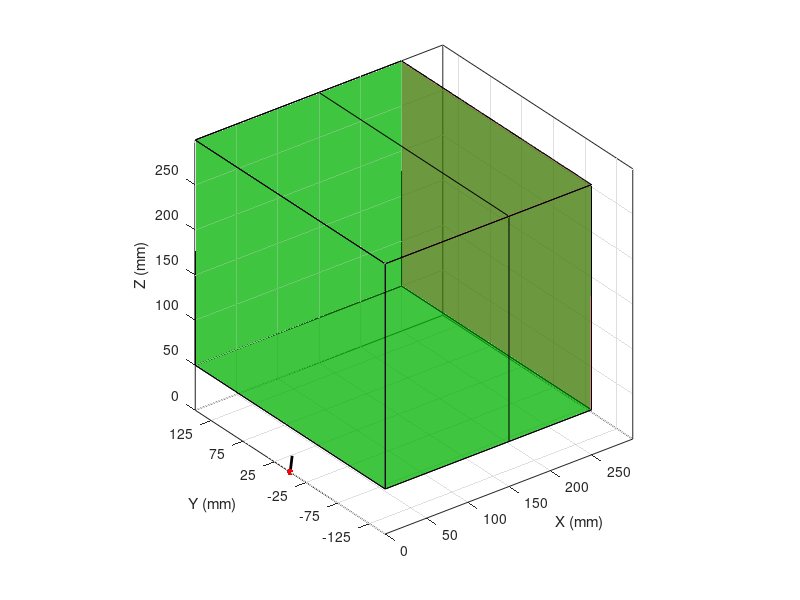

Write MATLAB code to recreate this figure. (Note: this script raises an error after producing the figure.)
%% virtual_environment_team239
%
% This script is the starter code for Part 2 of Project 2, where you
% build an interactive virtual environment that can be touched using
% the Phantom.
%
% Written by Katherine J. Kuchenbecker for MEAM 520 at the University
% of Pennsylvania.


%% Clean up

clear
close all
clc


%% Set hardware mode, duration, and warnings

% Set whether to use the actual PHANToM hardware.  If this variable is
% set to false, the software will simulate the presence of a user by
% reading a pre-recorded trajectory.  You should use this mode to
% debug your code before running anything on the PHANToM computer.
% Once you are on the PHANToM/PUMA computer in Towne B2, you may set
% this variable to true.  Be sure to run your code with the emergency
% stop down to prevent the application of forces to make sure
% everything works correctly on the real robot.  Make sure to hold
% onto the PHANToM tightly and keep a hand on the emergency stop.
hardware = false;

% Set how many times we want our servo loop to run.  Each cycle takes
% about two milliseconds on the computer in Towne B2.
nCycles = 5000;

% If not using the hardware, turn off warnings triggered when you
% command joint torques above the limits.
if (~hardware)
    warning('off','PHANToM:JointTorque')
else
    warning('on','PHANToM:JointTorque')
end


%% Define global variables for keyboard control

global keyacctime amag adur

% A matrix that holds the list of currently active pulses applied by
% the keyboard.  Each time the user presses a key, an additional pulse
% is added to the right side of this 5 x n matrix.  The first three
% rows are acceleration in x, y, and z directions.  The fourth row is
% the time when the pulse starts, and the last row is the time when
% the pulse ends.  The minimum number of columns is one, with a zero
% acceleration pulse that is always active.
keyacctime = [0 0 0 0 inf]'; % mm/s^2, mm/s^2, mm/s^2, s, s

% Set the magnitude of the acceleration pulse caused by a key press.
amag = 10; % mm/s^2

% Set the duration of the acceleration pulse caused by a key press.
adur = 0.25; % s


%% Define the virtual environment


% Set the stiffness of the virtual walls in newtons per millimeter.
k = 0.5; % Keep this value positive and smaller than 0.5
% Surface friction
c = 0.02;
% Surface roughness wave number (texture)
kk=1;
% Siltering weight parameter
w=0.15;
% Viscous damping for the finger tip motion
mu=0.005;
% Viscous damping for the ball 
alpha=0.99;

% Initialization
hx=50;
hy=0;
hz=0;
Vxball=0;
Vyball=10;
Vzball=0;
% toc=cputime;

% The vertical position of the floor in millimeters.
floorPositionZ = 50;

% Set the color of the floor.
floorColor = [0 .7 0]; % green

% Set the alpha (transparency) of the floor.
floorAlpha = 0.5;

% The horizontal position of the wall in millimeters.
wallPositionX = 50;
wallPositionY = 50;

% Set the color of the wall.
wallColor = [0 .7 0]; % green

% Set the alpha (transparency) of the wall.
wallAlpha = 0.5;

% The location of the center of the ball, relative to the origin of
% the Phantom's coordinate frame.  X is positive toward the user, Y is
% positive to the right, and Z is positive up. All dimensions are in
% millimeters.
ballCenterX = 200;
ballCenterY = 0;
ballCenterZ = 175;

% Set the color of the ball.
ballColor = [.5 0 .5];

% Set the radius of the ball in millimeters.
ballRadius = 20;

% Set the alpha (transparency) of the ball.
ballAlpha = 0.5;

% PUT MORE VARIABLES HERE

% Set the scale of the force vector in millimeters per newton.
fScale = 40;


%% Set up the figure for graphing

% Open figure 1 and clear it, keeping the handle.
f = figure(1);
clf

%Plot a black dot that always stays in the code
hBoundaryDot = plot3(0, 0, 0,'k.','markersize',15);
hold on

% Plot a small red dot to represent the position of the PHANToM.  For
% now, we just put it at the origin.  We keep the handle to this plot
% (hPhantomDot) so that we can move the dot later.
hPhantomDot = plot3(0, 0, 0,'r.','markersize',15);

% Call tic to latch the time.
tic

% If we are not using hardware, set the key press function to enable
% keyboard control of the virtual Phantom.
if (~hardware)
    set(f,'keypressfcn',@setAccTime)
end

% Turn hold on to let us put more things on the graph.
hold on

% Plot a thick black line to represent the force vector.  For now, we
% just have it go from the origin to [10 10 10]; later we will set it
% to be a scaled version of the commanded force vector.  We keep the
% handle to this plot (hForceLine) so we can move the line later.
hForceLine = plot3([0 10], [0 10], [0 10],'k-','linewidth',2);

% Set the axis limits, the viewing direction, and other properties of
% the view.
axis equal vis3d
axlimit = 250;
axstep = 50;
axis(300 * [0 1 -.5 .5 0 1])
set(gca,'Xtick',0:axstep:axlimit,'ytick',-(.5*axlimit):axstep:(.5*axlimit), ...
    'ztick',0:axstep:axlimit)
view(100,16)
box on
grid on

% Label the axes.
xlabel('X (mm)')
ylabel('Y (mm)')
zlabel('Z (mm)')


%% Draw the graphics

% Plot the floor.
hfloor = fill3(axlimit*[0 0 1 1], 300*[-.5 .5 .5 -.5], ...
    floorPositionZ*[1 1 1 1], floorColor);
set(hfloor,'facealpha', floorAlpha)

% Plot the walls.
hwall1 = fill3([250,250,250,250],[-150,-150,150,150],[50,300,300,50], [0.7 0 0]);
set(hwall1,'facealpha', floorAlpha)

hwall2 = fill3([250,250,0,0],[150,150,150,150],[50,300,300,50], floorColor);
set(hwall2,'facealpha', floorAlpha)

hwall3 = fill3([250,250,0,0],[-150,-150,-150,-150],[50,300,300,50], floorColor);
set(hwall3,'facealpha', floorAlpha)

hwall4 = fill3([0,0,0,0],[-150,-150,150,150],[50,300,300,50], floorColor);
set(hwall4,'facealpha', floorAlpha)

hceiling = fill3(axlimit*[0 0 1 1], 300*[-.5 .5 .5 -.5], ...
    floorPositionZ*[1 1 1 1]+250*[1,1,1,1], floorColor);
set(hceiling,'facealpha', floorAlpha)

hplayerlimit = fill3([150,150,150,150],[-150,-150,150,150],[50,300,300,50], [0.847 0 0.8392]);
set(hplayerlimit,'facealpha', floorAlpha)

% Get the coordinates of the points on a unit sphere with resolution
% 20.
[xsphere, ysphere, zsphere] = sphere(20);

% Plot the ball as a surface at its center location, with its radius.
hBall = surf(ballRadius*xsphere+ballCenterX, ballRadius*ysphere+ballCenterY, ballRadius*zsphere+ballCenterZ);

% Set the transparency of the ball's faces and edges.
set(hBall,'facealpha',ballAlpha,'edgeAlpha',ballAlpha,'facecolor',ballColor)

%Button

[ybutton, zbutton, xbutton]=cylinder(10);

hButton = surf(-5*xbutton+250, ybutton+0, zbutton+175);

set(hButton,'facealpha',ballAlpha,'edgeAlpha',ballAlpha,'facecolor',[1 0 0])


% Turn hold off to stop allowing more graphing.
hold off


%% Do final preparations

% Start the Phantom, passing in hardware (true or false).
phantomStart(hardware)

% Initialize a vector to hold the time stamp for each cycle.
t = zeros(nCycles,1);

% Initialize vectors to store tip position and force output for each
% cycle.
hx_history = zeros(nCycles,1);
hy_history = zeros(nCycles,1);
hz_history = zeros(nCycles,1);
Fx_history = zeros(nCycles,1);
Fy_history = zeros(nCycles,1);
Fz_history = zeros(nCycles,1);

% Initialize a variable to hold the last time the graphics update was
% run.
lastGraphicsTime = 0;

%% Run the servo loopteam239/virtual_environment/phantomJointTorques.p>phantomJointTorques at 49
for i = 1:nCycles
    % Measure the time and store it in our vector of time stamps.  
    % The units are seconds.
%     toc=cputime;
    t(i) = toc;
    if i~=1
        deltat=t(i)-t(i-1);
    else
        deltat=0;
    end
    % Get the Phantom's joint angles in radians.
    theta123 = phantomJointAngles;

    % Use these joint angles to calculate the Phantom's tip position
    % in millimeters.
    pos = phantomTipPosition(theta123);
    deltax=pos(1)-hx;
    deltay=pos(1)-hy;
    deltaz=pos(1)-hz;
    
    % Split out the x, y, and z components of the tip position.
    hx = pos(1);
    hy = pos(2);
    hz = pos(3);
    
    %initally set them equal
    hx_bound = hx;
    hy_bound = hy;
    hz_bound = hz;
    
    %%% PHANTOM VELOCITY %%%%
    if i==1
        vx=0;
        vy=0;
        vz=0;
    else if i==2
        vx=deltax/deltat;
        vy=deltax/deltat;
        vz=deltax/deltat;
        end
    end
    vx=w*deltax/deltat+(1-w)*vx;
    vy=w*deltax/deltat+(1-w)*vy;
    vz=w*deltax/deltat+(1-w)*vz;
    
    %%%PHANTOM FORCES%%%%
    
    % Re-set force components to zero
    Fx = 0;
    Fy = 0;
    Fz = 0;
     
    % Wall, floor and ceiling repulsion
    if hz<50
        Fz=k*(50-hz);
        Fx=-c*abs(Fz)*vx*(1+0.01*sin(kk*hx)*sin(kk*hy));
        Fy=-c*abs(Fz)*vy*(1+0.01*sin(kk*hx)*sin(kk*hy));
        hz_bound = 50;
    end
    if hz>300
        Fz=k*(300-hz);
        Fx=-c*abs(Fz)*vx*(1+0.01*sin(kk*hx)*sin(kk*hy));
        Fy=-c*abs(Fz)*vy*(1+0.01*sin(kk*hx)*sin(kk*hy));
        hz_bound = 300;
    end
    if hx>250
        Fx=k*(300-hx);
        Fy=-c*abs(Fx)*vy*(1+0.01*sin(kk*hz)*sin(kk*hy));
        Fz=-c*abs(Fx)*vz*(1+0.01*sin(kk*hz)*sin(kk*hy));
        hx_bound = 250;
    end
    if hx<0
        Fx=k*(0-hx);
        Fy=-c*abs(Fx)*vy*(1+0.01*sin(kk*hz)*sin(kk*hy));
        Fz=-c*abs(Fx)*vz*(1+0.01*sin(kk*hz)*sin(kk*hy));
        hx_bound = 0;
    end
    if hy>150
        Fy=k*(150-hy);
        Fx=-c*abs(Fy)*vx*(1+0.01*sin(kk*hx)*sin(kk*hz));
        Fz=-c*abs(Fy)*vz*(1+0.01*sin(kk*hx)*sin(kk*hz));
        hy_bound = 150;
    end
    if hy<-150
        Fy=k*(-150-hy);
        Fx=-c*abs(Fy)*vx*(1+0.01*sin(kk*hx)*sin(kk*hz));
        Fz=-c*abs(Fy)*vz*(1+0.01*sin(kk*hx)*sin(kk*hz));
        hy_bound = -150;
    end
    
    % Ball repulsion
    if norm([hx-ballCenterX;hy-ballCenterY;hz-ballCenterZ])<=ballRadius
        Fx=Fx+k*(hx-ballCenterX);
        Fy=Fy+k*(hy-ballCenterY);
        Fz=Fz+k*(hz-ballCenterZ);
    end
    
    % Viscous force
    if (hx>150 && hx<250)
        Fx=Fx-mu*vx;
        Fy=Fy-mu*vy;
        Fz=Fz-mu*vz;
    end
    
    %%button physics  
     if (hx>245 && norm([hy-0;hz-175])<5)
        if hx<=250 
            Fx=-0.2*(hx-245);
        else if hx<253
           
            Fx=0;
            else
                Fx=-5;
            end
        end
     end
    
     %%point attractive force
     
     %point located on button at (250,0,175)
     
     ball_dist = norm([(ballCenterX-250);(ballCenterY-0);(ballCenterZ-175)]);
     
     tip_dist = norm([(hx-250);(hy-0);(hz-175)]);
     
     %checking if attractive force is on and if tip is in range of force
     if (button==1 && tip_dist<100)
            Fattract_x = g*(hx-250)/tip_dist;
            Fattract_y = g*(hy-0)/tip_dist;
            Fattract_z = g*(hz-175)/tip_dist;
         else
            Fattract_x=0;
            Fattract_y=0;
            Fattract_z=0;
     end
     
     %checking if attractive force is on and if ball is in range of force
     if (button==1 && ball_dist<100)
         Battract_x = g*(ballCenterX-250)/ball_dist;
         Battract_y = g*(ballCenterY-0)/ball_dist;
         Battract_z = g*(ballCenterZ-175)/ball_dist;
     else
         Battract_x=0;
         Battract_y=0;
         Battract_z=0;
     end
     
     %attraction on end-effector
     Fx = Fx+Fattract_x;
     Fy = Fy+Fattract_y;
     Fz = Fz+Fattract_z;
     
     %attraction on ball
     Vxball = vxball+Battract_x*deltat;
     Vyball = Vyball+Battract_y*deltat;
     Vzball = Vzball+Battract_z*deltat;
     
     
    %%% Ball MOVEMENT %%
    % Collision with the ball
    if ballCenterZ+ballRadius>300
        Vzball=-abs(Vzball);
    end
    if ballCenterZ-ballRadius<50
        Vzball=abs(Vzball);
    end
    if ballCenterX+ballRadius>250
        Vxball=-abs(Vxball);
    end
    if ballCenterX-ballRadius<0
        Vxball=abs(Vxball);
    end
    if ballCenterY+ballRadius>150
        Vyball=-abs(Vyball);
    end
    if ballCenterY-ballRadius<-150
        Vyball=abs(Vyball);
    end
    % Collision with the finger tip
    if norm([hx-ballCenterX;hy-ballCenterY;hz-ballCenterZ])<ballRadius
        Vxball=vx+Vxball-2*Vxball*(hx-ballCenterX)/norm([hx-ballCenterX;hy-ballCenterY;hz-ballCenterZ]);
        Vyball=vy+Vyball-2*Vyball*(hy-ballCenterY)/norm([hx-ballCenterX;hy-ballCenterY;hz-ballCenterZ]);
        Vzball=vz+Vzball-2*Vzball*(hz-ballCenterZ)/norm([hx-ballCenterX;hy-ballCenterY;hz-ballCenterZ]);
    end
    Vxball=min(max(Vxball,-1000),1000);
    Vyball=min(max(Vyball,-1000),1000);
    Vzball=min(max(Vzball,-1000),1000);
    
    % Viscous damping for the ball
    if hx <150
        Vxball=alpha*Vxball;
        Vyball=alpha*Vyball;
        Vzball=alpha*Vzball;
    end

    % Position update
    ballCenterX=ballCenterX+Vxball*deltat;
    ballCenterY=ballCenterY+Vyball*deltat;
    ballCenterZ=ballCenterZ+Vzball*deltat;

    % Command the calculated tip force, also providing the joint
    % angles.
    phantomTipForce(Fx, Fy, Fz, theta123);
        
    % Store this cycle's values in the history vectors.
    hx_history(i) = hx;
    hy_history(i) = hy;
    hz_history(i) = hz;
    Fx_history(i) = Fx;
    Fy_history(i) = Fy;
    Fz_history(i) = Fz;
   
    % Check how much time has elapsed since we last updated the
    % graphics.
    if (t(i) - lastGraphicsTime > 0.03)
        % Enough time has passed.
        
        % Update the graph by setting the data for the PHANToM's dot
        % to the position of the haptic device.
        set(hPhantomDot, 'xdata', hx, 'ydata', hy, 'zdata', hz)
        
        %Update boundry dot
        set(hBoundaryDot, 'xdata', hx_bound, 'ydata', hy_bound, 'zdata', hz_bound)
    
        % Update the graph by setting the data for the force line to
        % show a scaled version of the commanded force.
        set(hForceLine,'xdata',[hx hx+Fx*fScale],'ydata',[hy hy+Fy*fScale], 'zdata',[hz hz+Fz*fScale]);

        % Store this time for future comparisons.
        lastGraphicsTime = t(i);
        
        % Update the circle
        set(hBall, 'xdata', ballRadius*xsphere+ballCenterX , 'ydata', ballRadius*ysphere+ballCenterY, 'zdata', ballRadius*zsphere+ballCenterZ )
    end
    
    % Pause for one millisecond to keep things moving at a reasonable
    % pace.
    pause(.001)
end

% Stop the Phantom.
phantomStop


%% Plot the results

% Open figure 2 and clear it.
figure(2)
clf

% Plot positions over time in the top subplot.
subplot(2,1,1)
h = plot(t,[hx_history hy_history hz_history]);
set(h(1),'color',[0 .7 .7])
set(h(2),'color',[.7 .7 0])
set(h(3),'color',[.7 0 .7])
xlabel('Time (s)')
ylabel('Tip Position (mm)')
legend('h_x', 'h_y', 'h_z')

% Plot forces over time in the bottom subplot.
subplot(2,1,2)
h = plot(t,[Fx_history Fy_history Fz_history]);
set(h(1),'color',[0 .7 .7])
set(h(2),'color',[.7 .7 0])
set(h(3),'color',[.7 0 .7])
xlabel('Time (s)')
ylabel('Force (N)')
legend('F_x', 'F_y', 'F_z')